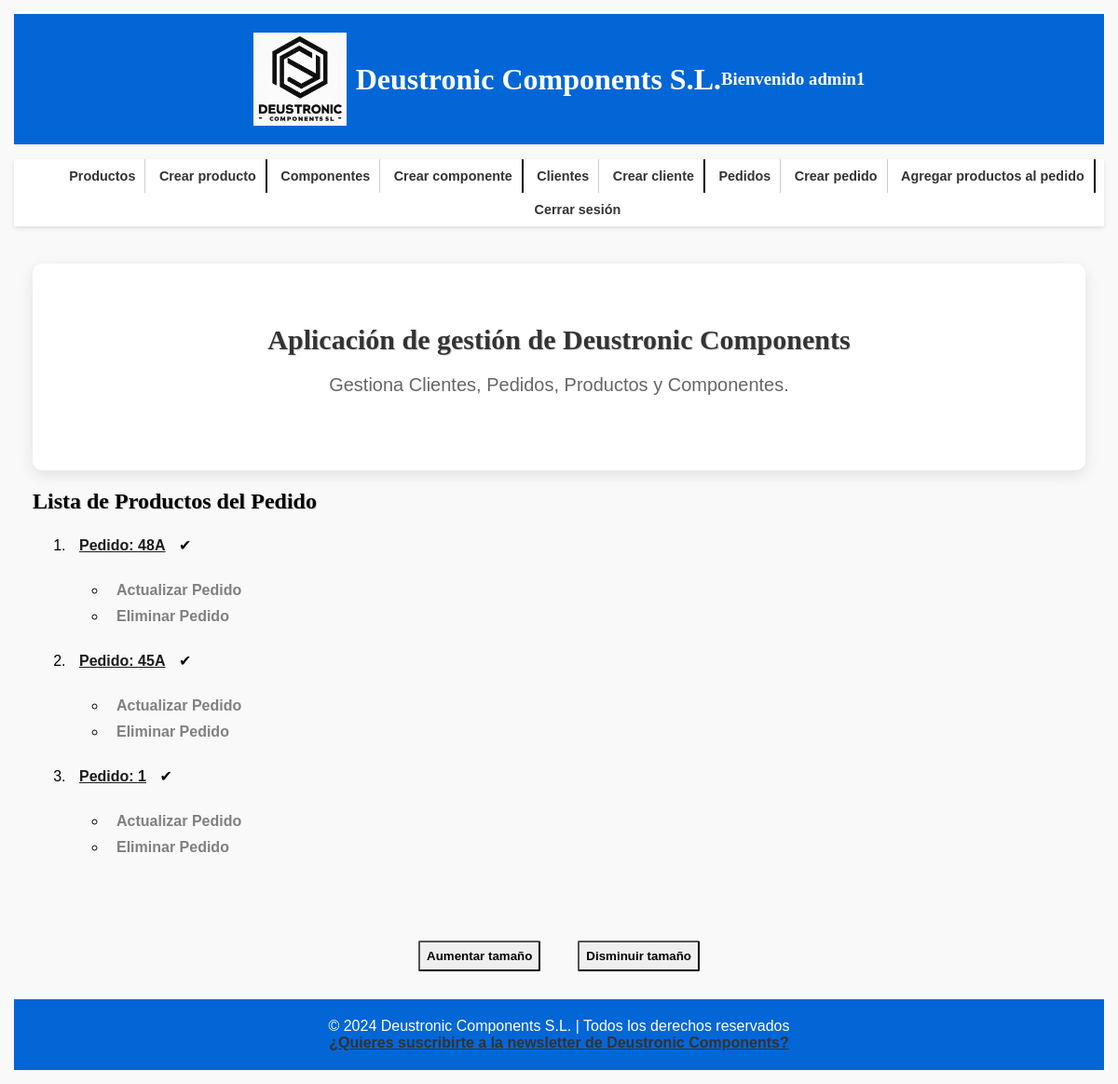
Page /appDeustronicComponents/pedido_productos/ (signed in) on the earlier database version.
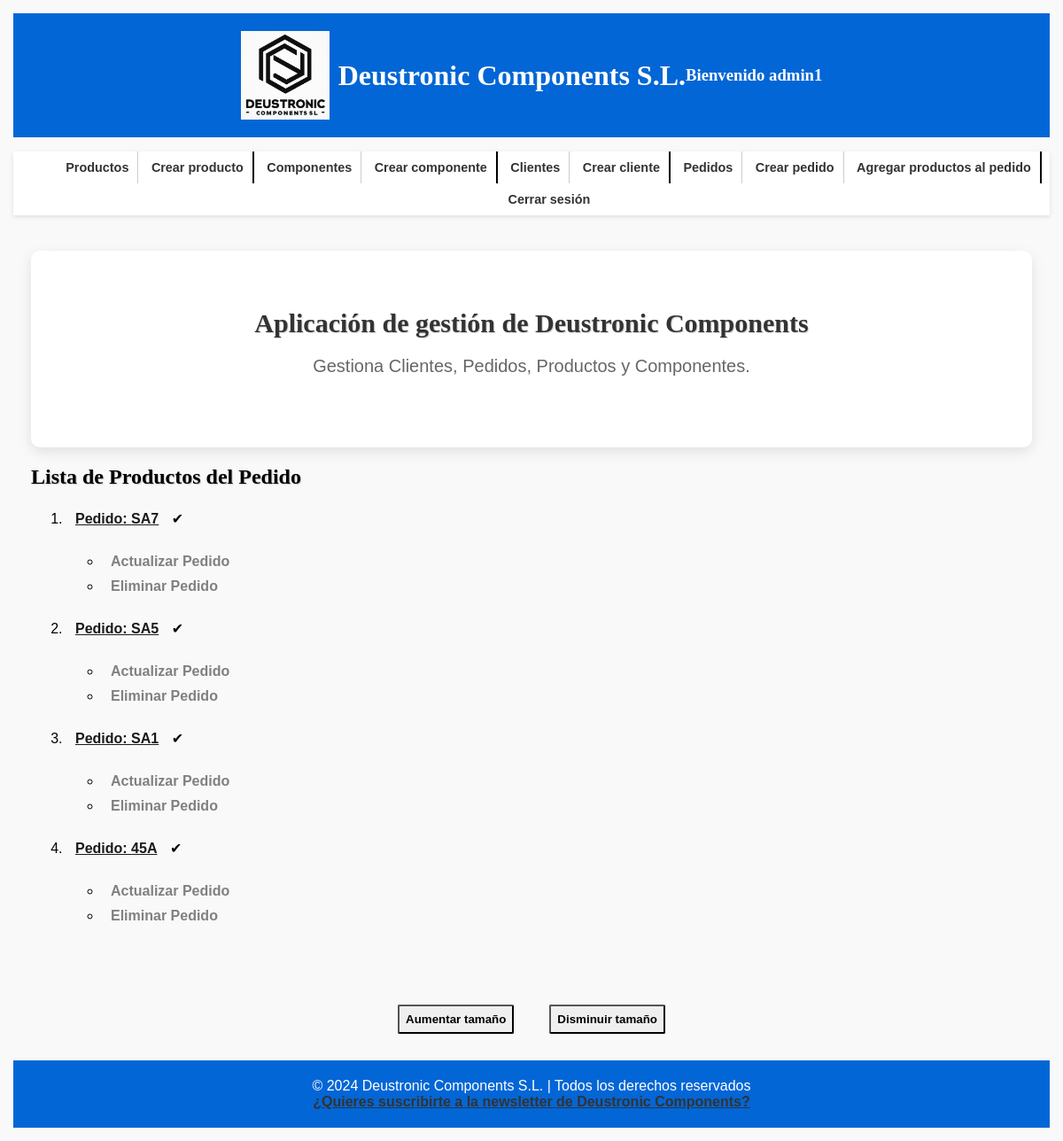
Same page on the later database version.
### appDeustronicComponents/models.py (models this page shows, shortened)
class Pedido(models.Model):
    cod_ref_ped = models.CharField(max_length=100, primary_key=True)
    fecha = models.DateField()
    cliente = models.ForeignKey(Cliente, on_delete=models.CASCADE)
    created = models.DateTimeField(auto_now_add=True)
    updated = models.DateTimeField(auto_now=True)
    precio_total = models.DecimalField(max_digits=10, decimal_places=2, default=0)
    estado = models.CharField(max_length=20, default='en proceso')
    class Meta:
        verbose_name_plural = "pedidos"
        verbose_name = "pedido"
        ordering = ["-created"]

### appDeustronicComponents/views.py (the view)
# urls.py: path('pedido_productos/', PedidoListView.as_view(), name='lista_pedido_productos'),
class PedidoListView(ListView):
    model = Pedido
    template_name = 'appDeustronicComponents/pedido_producto_list.html'
    context_object_name = 'pedidos'
    @method_decorator(login_required)
    def dispatch(self, request, *args, **kwargs):
        return super().dispatch(request, *args, **kwargs)

### templates/appDeustronicComponents/pedido_producto_list.html (shortened to what this page needs)
{% extends 'base.html' %}
{% block contenido %}
    <h2 class="izq">Lista de Productos del Pedido</h2>
    <ul class="lista">
        {% for pedido in pedidos %}
            <li id="pedido-{{ pedido.pk }}">
                <a href="{% url 'detalle_pedido_producto' pedido.pk %}">Pedido: {{ pedido.cod_ref_ped }}</a>
                {% if pedido.estado == 'completado' %}
                    <span class="estado-completado">&#10004;</span>
                {% elif pedido.estado == 'en proceso' %}
                    <button class="btn-completar" data-id="{{ pedido.pk }}"
                            data-url="{% url 'update_pedido_estado' pedido.pk %}">Completar Pedido
                    </button>
                {% endif %}
            </li>
            <ul>
                <li><a href="{% url 'actualizar_pedido' pk=pedido.pk %}">Actualizar Pedido</a></li>
                <li><a href="{% url 'eliminar_pedido' pk=pedido.pk %}">Eliminar Pedido</a></li>
            </ul>
        {% empty %}
            <li>No hay pedidos con productos.</li>
        {% endfor %}
    </ul>
{% endblock %}

### templates/base.html (shortened to what this page needs)
<!DOCTYPE html>
<html lang="es">
<head>
    {% load static %}
    <link rel="stylesheet" href="{% static 'css/style.css' %}">
</head>
<body>
<header>
    <div class="logo-container">
        <a href="/appDeustronicComponents/">
            <img src="{% static 'images/logo.jpg' %}" alt="Deustronic Components Logo">
        </a>
        <h1>Deustronic Components S.L.</h1>
        <h3>
            Bienvenido {{ request.user.username }}
        </h3>
    </div>
</header>
<nav>
    <ul id="listaNav">
        <li><a href="{% url 'lista_productos' %}">Productos</a></li>
        <li class="separador"><a href="{% url 'crear_producto' %}">Crear producto</a></li>
        <li><a href="{% url 'lista_componentes' %}">Componentes</a></li>
        <li class="separador"><a href="{% url 'crear_componente' %}">Crear componente</a></li>
        <li><a href="{% url 'lista_clientes' %}">Clientes</a></li>
        <li class="separador"><a href="{% url 'crear_cliente' %}">Crear cliente</a></li>
        <li><a href="{% url 'lista_pedido_productos' %}">Pedidos</a></li>
        <li><a href="{% url 'crear_pedido' %}">Crear pedido</a></li>
        <li class="separador"><a href="{% url 'crear_pedido_producto' %}">Agregar productos al pedido</a></li>
        <li><a href="{% url 'logout' %}">Cerrar sesión</a></li>
    </ul>
</nav>
<div id="content">
    <section class="main-section">
        <h2>Aplicación de gestión de Deustronic Components</h2>
        <p>Gestiona Clientes, Pedidos, Productos y Componentes.</p>
    </section>
    {% block contenido %}{% endblock %}
</div>
<div id="tamaño_texto">
    <button id="aumentar">Aumentar tamaño</button>
    <button id="disminuir">Disminuir tamaño</button>
</div>
<footer>
    &copy; 2024 Deustronic Components S.L. | Todos los derechos reservados
    <br>
    <a href="{% url 'mail' %}">¿Quieres suscribirte a la newsletter de Deustronic Components?</a>
</footer>
</body>
</html>

### static/css/style.css (style rules this page uses)
html { box-sizing: border-box; font-size: 62.5%; }
*, *:before, *:after { box-sizing: inherit; }
img { max-width: 100%; display: flex; }
h1, h2, h3 { font-family: "Playfair Display", serif; }
h2 { text-align: center; text-shadow: 1px 1px 1px rgba(0, 0, 0, 0.2); }
.izq { text-align: left; }
body { font-family: Arial, sans-serif; margin: 1rem; padding: 0.5rem; background-color: #f9f9f9; font-size: 1.6rem; }
header { background-color: #0366d6; padding: 20px; color: #fff; display: flex; text-align: center; justify-content: center; }
.logo-container { display: flex; justify-content: left; align-items: center; }
nav { background-color: #fff; box-shadow: 0 2px 5px rgba(0, 0, 0, 0.1); text-align: center; }
nav ul li:last-child { border-right: 0; }
a { color: #333; font-weight: bold; transition: color 0.3s ease; text-decoration: underline; }
#content { margin: 20px auto; padding: 20px; min-width: 100%; max-width: 100%; display: block; }
.main-section { background-color: #fff; border-radius: 10px; box-shadow: 0 5px 15px rgba(0, 0, 0, 0.1); padding: 40px; text-align: center; }
.main-section h2 { color: #333; font-size: 3rem; margin-bottom: 20px; }
.main-section p { color: #666; font-size: 2rem; margin-bottom: 40px; text-align: center; }
footer { background-color: #0366d6; color: #fff; text-align: center; padding: 20px 0; }

Differences in the rows shown:
removed Pedido: cod_ref_ped "48A"
removed Pedido: cod_ref_ped "1"
added Pedido: cod_ref_ped "SA7"
added Pedido: cod_ref_ped "SA5"
added Pedido: cod_ref_ped "SA1"
